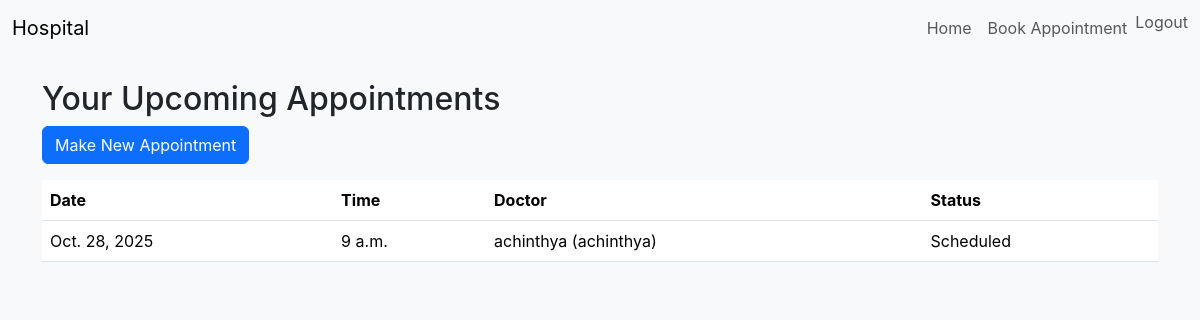
The page /patient/dashboard/ (signed in) on the database as committed earlier.
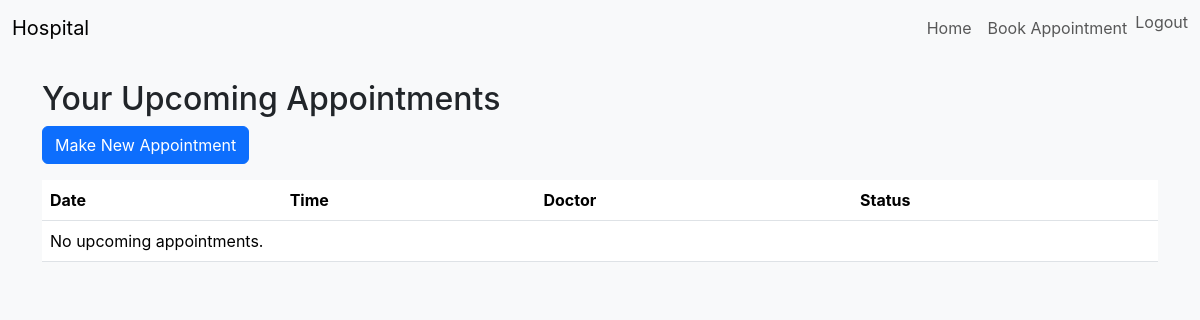
The same page on the database as committed later.
### app/models.py (models this page shows, shortened)
class Appointment(models.Model):
	STATUS_CHOICES = [
		('scheduled', 'Scheduled'),
		('completed', 'Completed'),
		('cancelled', 'Cancelled'),
	]
	patient = models.ForeignKey(PatientProfile, on_delete=models.CASCADE, related_name='appointments')
	doctor = models.ForeignKey(DoctorProfile, on_delete=models.CASCADE, related_name='appointments')
	date = models.DateField()
	time = models.TimeField()
	reason = models.TextField(blank=True)
	status = models.CharField(max_length=20, choices=STATUS_CHOICES, default='scheduled')
	created_at = models.DateTimeField(auto_now_add=True)
	class Meta:
		unique_together = ('doctor', 'date', 'time')
		ordering = ['date', 'time']

class DoctorProfile(models.Model):
	user = models.OneToOneField(User, on_delete=models.CASCADE, related_name='doctor_profile')
	specialization = models.CharField(max_length=100, blank=True)
	phone = models.CharField(max_length=20, blank=True)

### app/views.py (the view)
# urls.py: path('patient/dashboard/', PatientDashboardView.as_view(), name='patient_dashboard'),
class PatientDashboardView(LoginRequiredMixin, ListView):
	template_name = 'patient/dashboard.html'
	context_object_name = 'appointments'
	def get_queryset(self):
		patient = getattr(self.request.user, 'patient_profile', None)
		if not patient:
			return Appointment.objects.none()
		return Appointment.objects.filter(patient=patient, status='scheduled').order_by('date', 'time')

### app/templates/patient/dashboard.html (shortened to what this page needs)
{% extends 'base.html' %}
{% block content %}
<h2>Your Upcoming Appointments</h2>
<p><a class="btn btn-primary" href="{% url 'book_appointment' %}">Make New Appointment</a></p>
<table class="table">
  <thead><tr><th>Date</th><th>Time</th><th>Doctor</th><th>Status</th></tr></thead>
  <tbody>
    {% for appt in appointments %}
    <tr>
      <td>{{ appt.date }}</td>
      <td>{{ appt.time }}</td>
      <td>{{ appt.doctor.user.get_full_name }} ({{ appt.doctor.user.username }})</td>
      <td>{{ appt.get_status_display }}</td>
    </tr>
    {% empty %}
    <tr><td colspan="4">No upcoming appointments.</td></tr>
    {% endfor %}
  </tbody>
</table>
{% endblock %}

### app/templates/base.html (shortened to what this page needs)
<!doctype html>
<html lang="en">
  <head>
  <link href="https://cdn.jsdelivr.net/npm/bootstrap@5.3.2/dist/css/bootstrap.min.css" rel="stylesheet">
  {% load static %}
  <link href="{% static 'css/style.css' %}" rel="stylesheet">
  </head>
  <body>
    <nav class="navbar navbar-expand-lg navbar-light bg-light">
      <div class="container-fluid">
        <a class="navbar-brand" href="{% url 'home' %}">Hospital</a>
        <div class="collapse navbar-collapse" id="navbarNav">
          <ul class="navbar-nav ms-auto">
            <li class="nav-item">
              <a class="nav-link" href="{% url 'home' %}">Home</a>
            </li>
            {% if user.is_authenticated %}
            <li class="nav-item">
              <a class="nav-link" href="{% url 'book_appointment' %}">Book Appointment</a>
            </li>
            <li class="nav-item">
              <form method="post" action="{% url 'logout' %}">{% csrf_token %}
                <button class="nav-link btn btn-link" style="display:inline; padding:0;" type="submit">Logout</button>
              </form>
            </li>
            {% else %}
            <li class="nav-item">
              <a class="nav-link" href="{% url 'login' %}">Login</a>
            </li>
            {% endif %}
          </ul>
        </div>
      </div>
    </nav>
    <main class="container py-4">
      {% block content %}{% endblock %}
    </main>
  </body>
</html>

### app/static/css/style.css (style rules this page uses)
:root { --brand: #0d6efd; --muted: #6c757d; }
body { background: #f8f9fa; font-family: Inter, system-ui, -apple-system, 'Segoe UI', Roboto, 'Helvetica Neue', Arial; }

Rows that differ between the two databases and show on the page:
removed Appointment: date "Oct. 28, 2025", time "9 a.m.", doctor.user.get_full_name "achinthya", doctor.user.username "achinthya", status "Scheduled"
Other text that changed with them:
text now shown: "No upcoming appointments."
